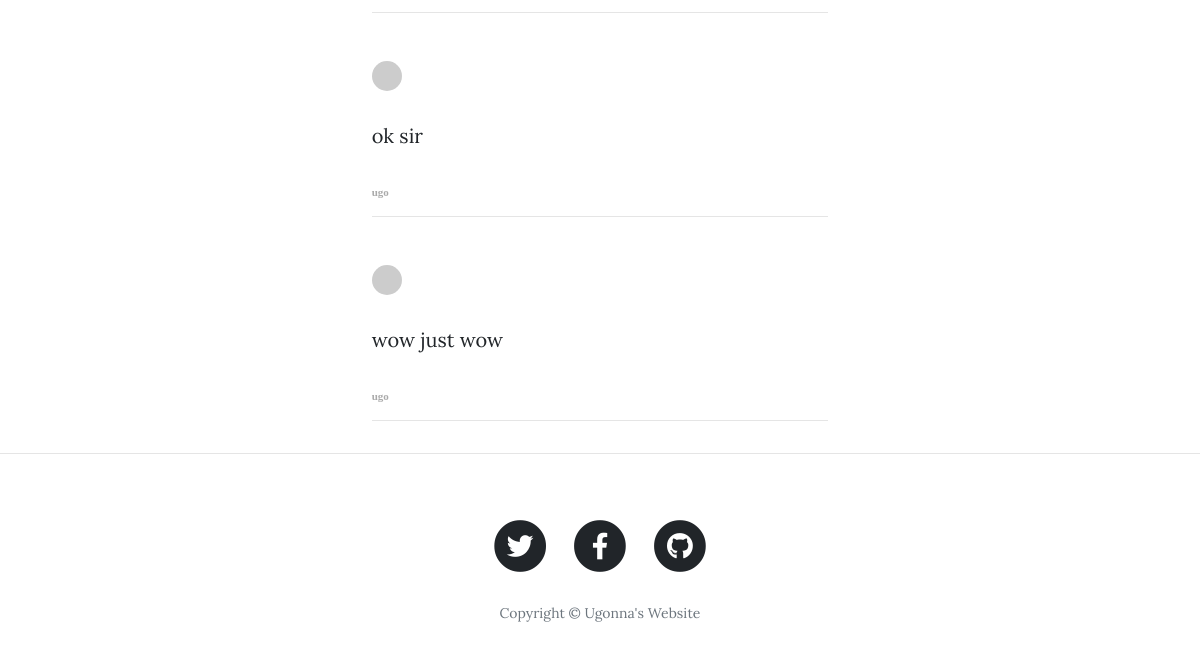
The page /post/2 (lower part) on the database as committed earlier.
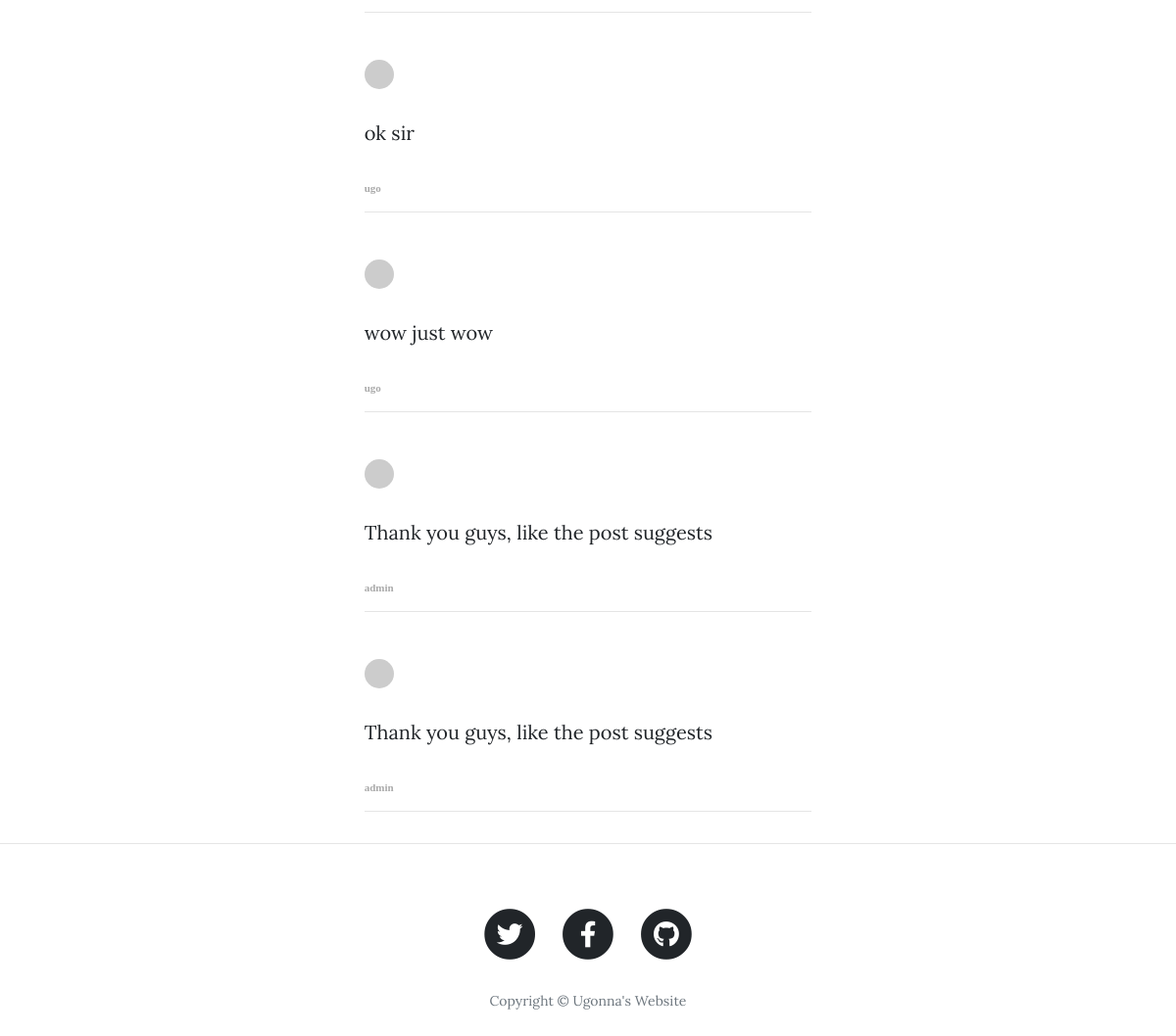
The same page on the database as committed later.
### main.py (models this page shows)
class Comment(db.Model):
    __tablename__ = "comments"
    id = db.Column(db.Integer, primary_key=True)
    text = db.Column(db.Text, nullable=False)
    commenter_id = db.Column(db.Integer, db.ForeignKey("users.id"))
    commenter = db.relationship("User", back_populates="comments")
    blog_post_id = db.Column(db.Integer, db.ForeignKey('blog_posts.id'))
    blog_post = db.relationship("BlogPost", back_populates="comments_on_post")

class User(UserMixin, db.Model):
    __tablename__ = "users"
    id = db.Column(db.Integer, primary_key=True)
    email = db.Column(db.String(100), unique=True)
    password = db.Column(db.String(100))
    name = db.Column(db.String(1000))
    posts = db.relationship("BlogPost", back_populates="author")
    comments = db.relationship("Comment", back_populates="commenter")

### main.py (the view, shortened to what this page needs)
@app.route("/post/<int:post_id>", methods=['POST', 'GET'])
def show_post(post_id):
    requested_post = BlogPost.query.get(post_id)
    comments = Comment.query.filter_by(blog_post_id=post_id).all()
    gravatar = Gravatar(app,
                        size=100,
                        rating='g',
                        default='retro',
                        force_default=False,
                        force_lower=False,
                        use_ssl=False,
                        base_url=None)
    form = CommentForm()
    return render_template("post.html", post=requested_post, current_user=current_user, form=form,
                           comments=comments, gravatar=gravatar)

### templates/post.html (shortened to what this page needs)
{% include "header.html" %}
{% import "bootstrap/wtf.html" as wtf %}
<article>
    <div class="container">
        <div class="row">
            <div class="col-lg-8 col-md-10 mx-auto">
                {% for comment in comments %}
                <div class="col-lg-8 col-md-10 mx-auto comment">
                    <ul class="commentList">
                        <li>
                            <div class="commenterImage">
                                <img src="{{ comment.commenter.email | gravatar }}"/>
                            </div>
                        </li>
                    </ul>
                    <div>{{comment.text|safe}}
                   <h6><span class="date sub-text">{{comment.commenter.name|safe}}</span></h6><hr></div>
                </div>
                {% endfor %}
            </div>
        </div>
    </div>
</article>
<hr>
{% include "footer.html" %}

### templates/header.html (shortened to what this page needs)
<!DOCTYPE html>
<html lang="en">
<head>
  <link href="{{ url_for('static', filename='vendor/bootstrap/css/bootstrap.min.css') }}" rel="stylesheet">
  <link href="{{ url_for('static', filename='vendor/fontawesome-free/css/all.min.css')}}" rel="stylesheet" type="text/css">
  <link href="{{ url_for('static', filename='css/clean-blog.min.css')}}" rel="stylesheet">
</head>
<body>

### templates/footer.html (shortened to what this page needs)
  <footer>
    <div class="container">
      <div class="row">
        <div class="col-lg-8 col-md-10 mx-auto">
          <ul class="list-inline text-center">
            <li class="list-inline-item">
              <a href="https://twitter.com/OdogwuUgo">
                <span class="fa-stack fa-lg">
                  <i class="fas fa-circle fa-stack-2x"></i>
                  <i class="fab fa-twitter fa-stack-1x fa-inverse"></i>
                </span>
              </a>
            </li>
            <li class="list-inline-item">
              <a href="https://web.facebook.com/ugonna.ogoke.9">
                <span class="fa-stack fa-lg">
                  <i class="fas fa-circle fa-stack-2x"></i>
                  <i class="fab fa-facebook-f fa-stack-1x fa-inverse"></i>
                </span>
              </a>
            </li>
            <li class="list-inline-item">
              <a href="https://github.com/Ugotactics">
                <span class="fa-stack fa-lg">
                  <i class="fas fa-circle fa-stack-2x"></i>
                  <i class="fab fa-github fa-stack-1x fa-inverse"></i>
                </span>
              </a>
            </li>
          </ul>
          <p class="copyright text-muted">Copyright &copy; Ugonna's Website {{year}}</p>
        </div>
      </div>
    </div>
  </footer>
</body>
</html>

Rows that differ between the two databases and show on the page:
added Comment: text "Thank you guys, like the post suggests", commenter.name "admin"
added Comment: text "Thank you guys, like the post suggests", commenter.name "admin"
